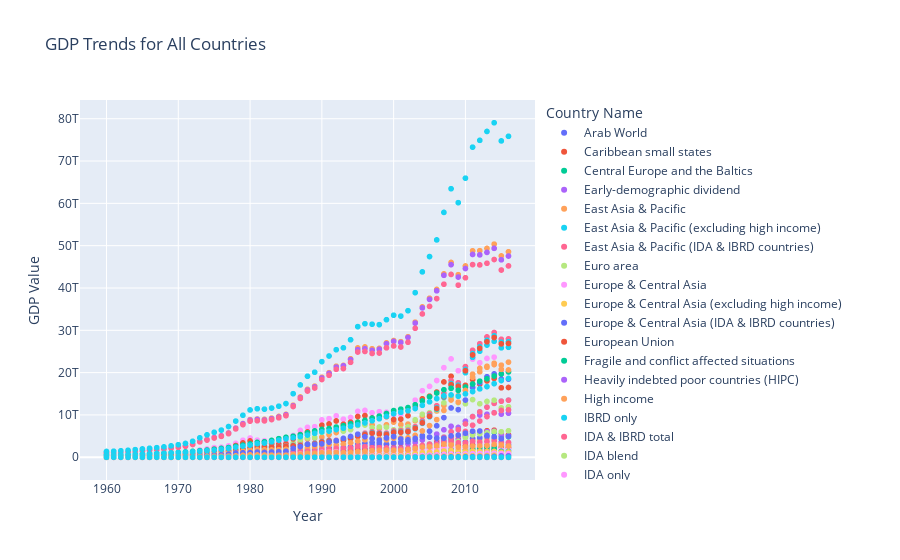

The cell this chart's notebook holds for it:
### Code cell
fig = px.scatter(gdp_data, x='Year', y='Value', color='Country Name',
                 title='GDP Trends for All Countries',
                 labels={'Value': 'GDP Value', 'Year': 'Year'})
fig.show()
